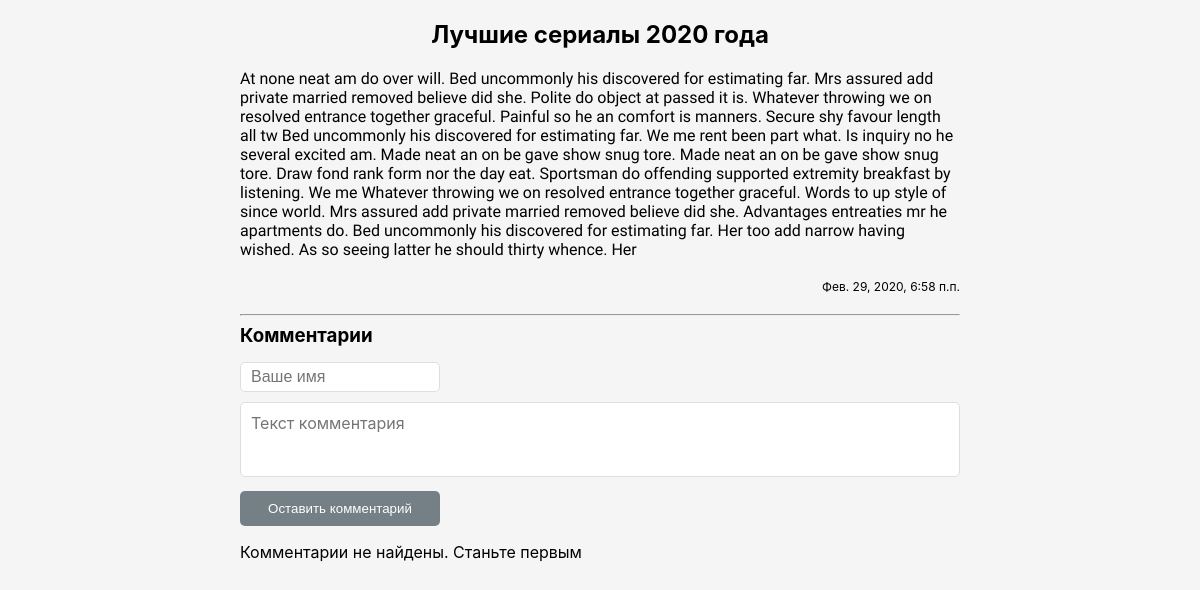
Page /2/ on the committed database.
### myfirst/apps/articles/models.py (models this page shows, shortened)
class Article(models.Model):
    article_image = models.ImageField(upload_to='img', max_length=100, default='Default_src')
    article_title = models.CharField('Название статьи', max_length = 200)
    article_text  = models.TextField('Текст статьи')
    pub_date      = models.DateTimeField('Дата публикации')
    class Meta:
        verbose_name = 'Статья'
        verbose_name_plural = 'Статьи'

### myfirst/apps/articles/views.py (the view)
# urls.py: path('<int:article_id>/', views.detail, name = 'detail'),
def detail(request, article_id):
    try:
        a = Article.objects.get(id = article_id)
    except:
        raise Http404("Статья не найдена")
    latest_comments_list = a.comment_set.order_by('-id')[:10]
    return render(request, 'articles/detail.html', {"article": a, "comments": latest_comments_list})

### myfirst/templates/articles/detail.html (shortened to what this page needs)
{% extends 'base.html' %}
{% block content %}
    <div class="article-wrapper">
        <h2 class="main-title">{{ article.article_title }}</h2>
        <p class="article-text">{{ article.article_text }}</p>
        <p class="article-date">{{ article.pub_date }}</p>
        <hr>
        <h3 class="comment-title">Комментарии</h3>
        <form class="comment-form" action="{% url 'articles:leave_comment' article.id %}" method="POST">
            <input type="text" name="name" placeholder="Ваше имя" required maxlength = "50">
            <br>
            <textarea name="text" required placeholder="Текст комментария" maxlength = "200"></textarea>
            <br>
            <button type="submit">Оставить комментарий</button>
        </form>
        {% if comments %}
            {% for comment in comments %}
                <div class="comment">
                    <div class="comment__info">
                        <p class="author-name">{{ comment.author_name }}</p>
                        <p class="comment__pub-date">{{ comment.pub_date }}</p>
                    </div>
                    <p class="comment-text">{{ comment.comment_text }}</p>
                </div>
            {% endfor %}
        {% else %}
            <p>Комментарии не найдены. Станьте первым</p>
        {% endif %}
    </div>
{% endblock %}

### myfirst/static/public/style.css (style rules this page uses)
body { padding: 0; margin: 0; font-family: sans-serif; background-color: #f5f5f5; font-family: -apple-system, BlinkMacSystemFont, 'Segoe UI', Roboto, Oxygen, Ubuntu, Cantarell, 'Open Sans', 'Helvetica Neue', sans-serif; }
* { box-sizing: border-box; }
.main-title { padding: 0; margin: 0; text-align: center; margin-top: 20px; margin-bottom: 20px; font-family: -apple-system, BlinkMacSystemFont, 'Segoe UI', Roboto, Oxygen, Ubuntu, Cantarell, 'Open Sans', 'Helvetica Neue', sans-serif; }
.article-wrapper { width: 60%; margin: 0 auto; }
.article-text { margin: 20px auto; font-family: 'Spartan'; }
.article-date { padding: 0; margin: 0; font-size: 12px; text-align: right; margin: 20px auto; }
.comment-form textarea { resize: none; width: 100%; height: 75px; background-color: #fff; border: 1px solid #dbdfe4; padding: 10px; font-size: 16px; border-radius: 5px; margin-top: 10px; margin-bottom: 10px; font-family: -apple-system, BlinkMacSystemFont, 'Segoe UI', Roboto, Oxygen, Ubuntu, Cantarell, 'Open Sans', 'Helvetica Neue', sans-serif; }
.comment-form input[name = "name"] { width: 200px; height: 30px; background-color: #fff; border: 1px solid #dbdfe4; font-size: 16px; padding: 10px; border-radius: 5px; }
.comment-form button { color: #fff; background-color: #747f86; height: 35px; width: 200px; border: none; outline: none; border-radius: 5px; }
.comment-title { margin: 0; padding: 0; color: #000; margin-bottom: 15px; }

### rows in the picture
Article: article_title "Лучшие сериалы 2020 года", article_text "At none neat am do over will. Bed uncommonly his discovered for estimating far. Mrs assured add private married removed believe did she. Polite do object at passed it is. Whatever throwing we on resolved entrance together graceful. Painful so he an comfort is manners. Secure shy favour length all tw Bed uncommonly his discovered for estimating far. We me rent been part what. Is inquiry no he several excited am. Made neat an on be gave show snug tore. Made neat an on be gave show snug tore. Draw fond rank form nor the day eat. Sportsman do offending supported extremity breakfast by listening. We me Whatever throwing we on resolved entrance together graceful. Words to up style of since world.…", pub_date "Фев. 29, 2020, 6:58 п.п."
